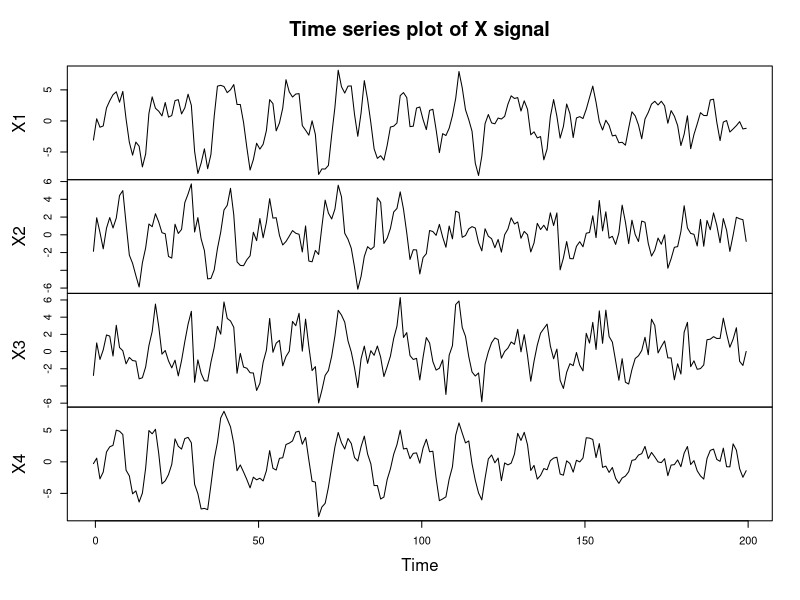
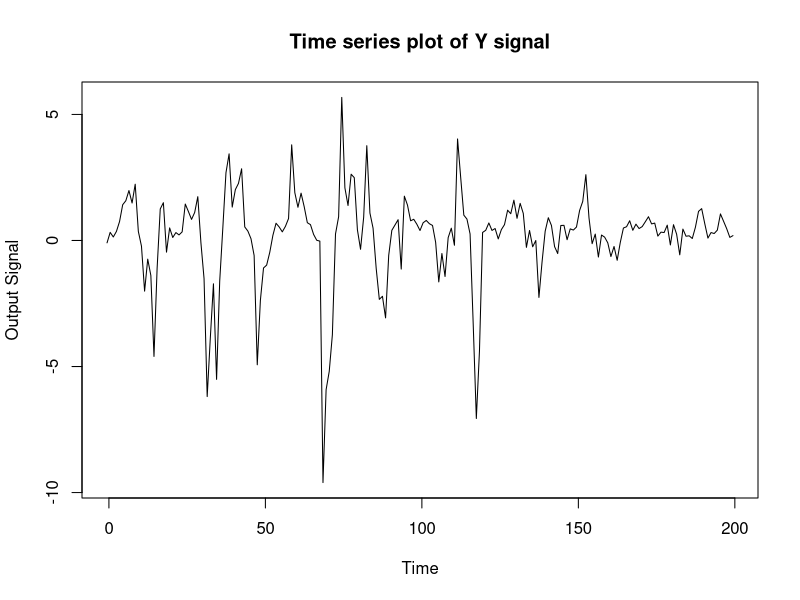
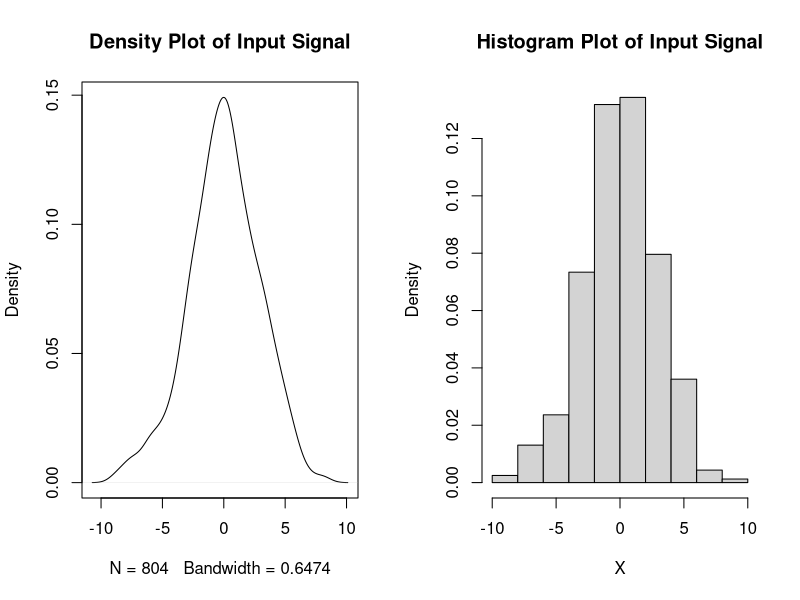
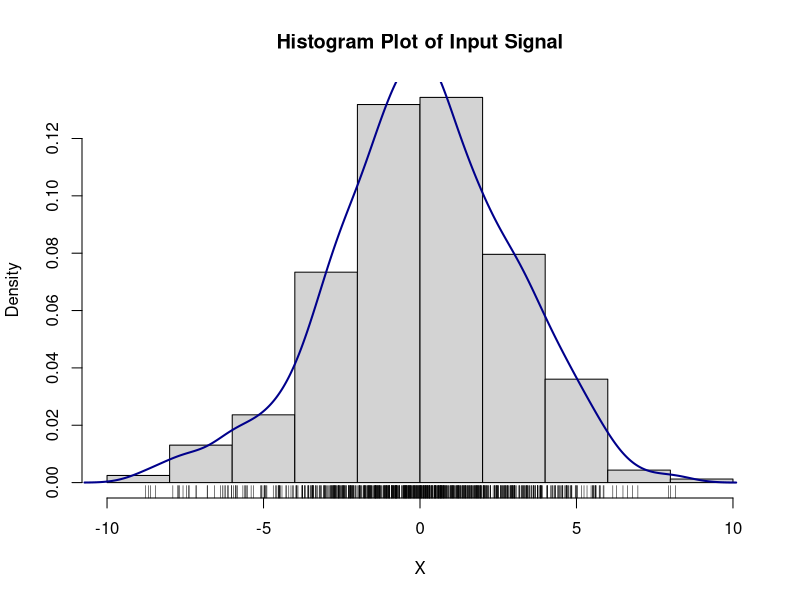
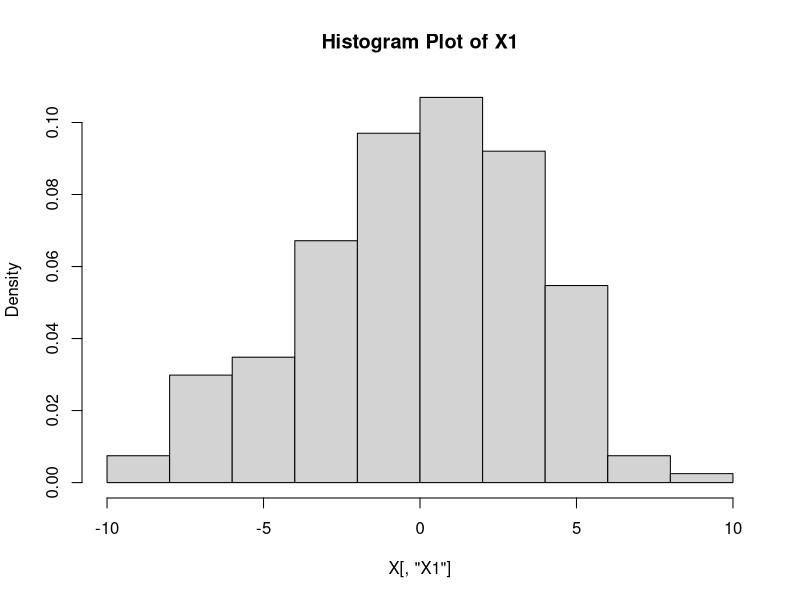

Write R code to recreate these figures, in order. (Note: this script raises an error after producing the figures.)
#import X data
X = as.matrix(read.csv("X.csv", header = F))
colnames(X) <- c("X1", "X2", "X3", "X4")

Xdf = read.csv("X.csv")
colnames(Xdf) <- c("X1", "X2", "X3", "X4")

#import Y data
Y = as.matrix(read.csv("y.csv", header = F))
colnames(Y) <- c("Y")

#import time data
time = read.csv("time.csv", header = F, skip = 1)
time = as.matrix(rbind(0, time))

#Creating Time series Plot
#create time series objects 
X.ts <- ts(X, start = c(min(time), max(time)),frequency = 1)
Y.ts <- ts(Y, start = c(min(time), max(time)),frequency = 1)

#plotting the graphs
plot(X.ts, main = "Time series plot of X signal", xlab = "Time", ylab = "Input Signal")
plot(Y.ts, main = "Time series plot of Y signal", xlab = "Time", ylab = "Output Signal")

#Creating density plot 
#density plot of X signal
dis = density(X)
par(mfrow = c(1,2))
plot(dis, main = "Density Plot of Input Signal")
#histogram of X signal
hist(X, freq = FALSE, main = "Histogram Plot of Input Signal")

#both density and histogram
par(mfrow = c(1,1))
hist(X, freq = FALSE, main = "Histogram Plot of Input Signal")
lines(dis, lwd = 2, col = "darkblue")
rug(jitter(X))

#density plot of X1 signal
dis_X1 = density(X[,"X1"])
hist(X[,"X1"], freq = FALSE, main = "Histogram Plot of X1")
lines(dis, lwd = 2, col = "")
rug(jitter(X[,"X1"]))
